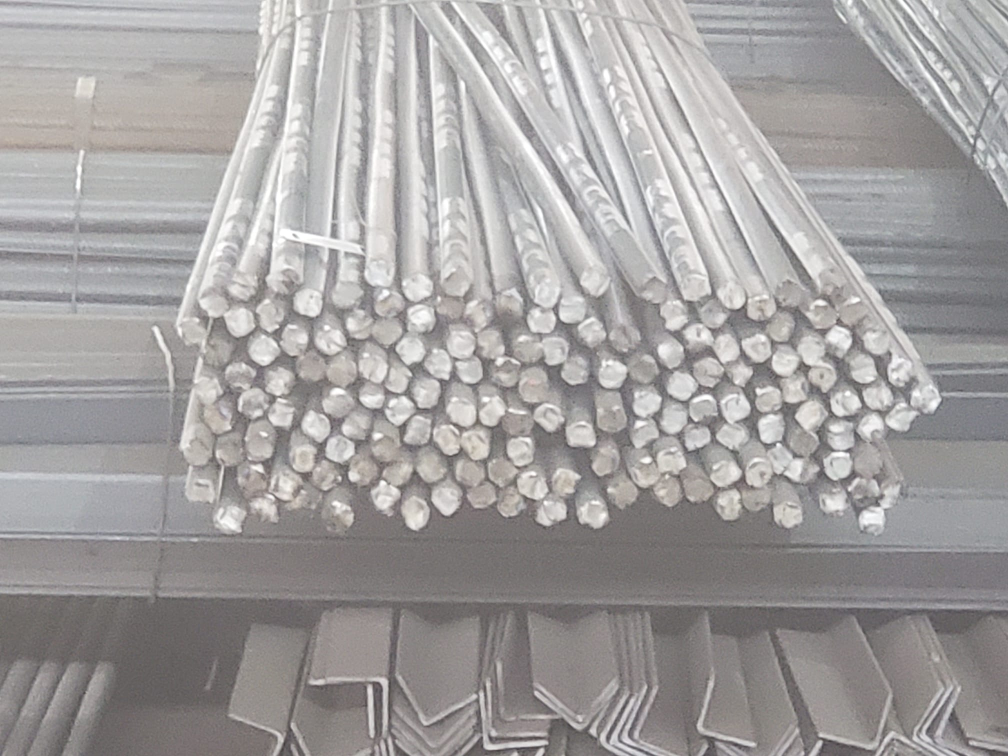
#> input picture data/1.jpeg, 2016 x 1512 px, found by its file name (shown at 1/2 size)
$ python template_matching.py
#> lines starting #> are read from the running program, lines starting #| are printed output that depends on the picture; after the words box and inside, x2 and y2 are one past the last pixel; in counts of white or black regions, pixels touching at a corner belong together
import cv2
import numpy as np
from imutils.object_detection import non_max_suppression

# Reading the template
temp = cv2.imread('1.jpeg')
#> temp is the input picture: shape (1512, 2016, 3); mean B, G, R 159.7, 159.9, 162.6

for i in range(1, 3, 1):
    print("i", i)
    #Reading the image
    img = cv2.imread('bloom_croped/' + str(i) + '.png')
    #For masking------------
    mask = np.zeros(img.shape[:2], dtype = "uint8")
    x = 700
    y = 386 #0;
    width = 490
    height = 310  #//img1.rows;
    #our rectangle...
    cv2.rectangle(mask, (x, y), (x + width, y + height), 255, -1)
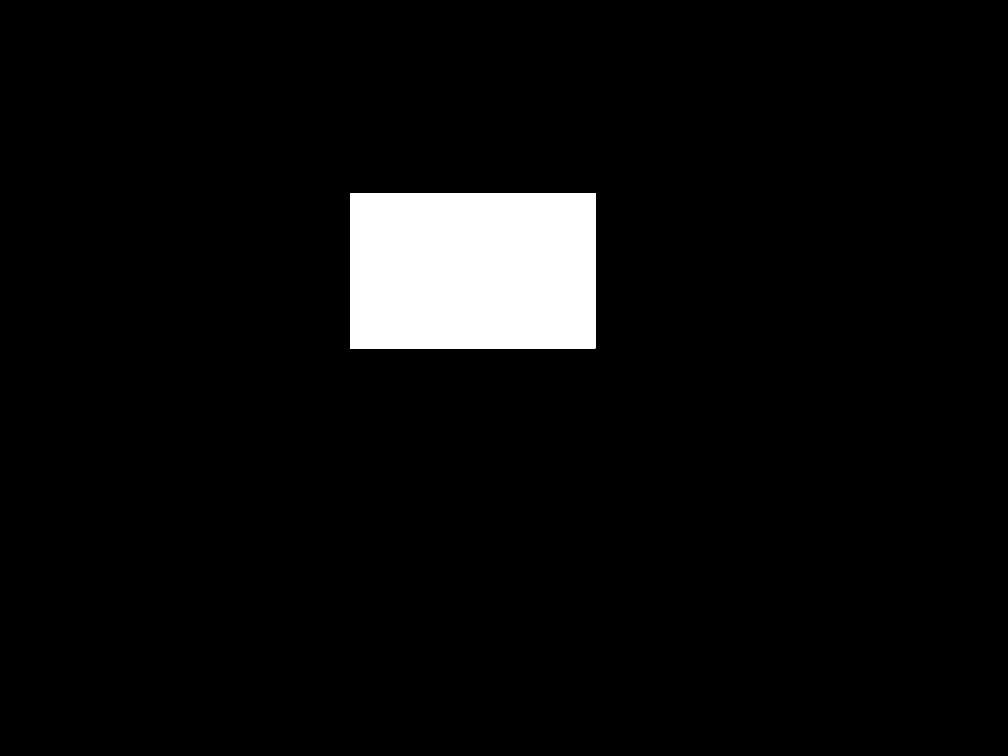
#> mask: shape (1512, 2016) (shown at 1/2 size); 5% white; 1 white region, box (x1, y1, x2, y2) and area: (700, 386, 1191, 697) 152701
    #masking is done here-----
    masked = cv2.bitwise_and(img, img, mask = mask)
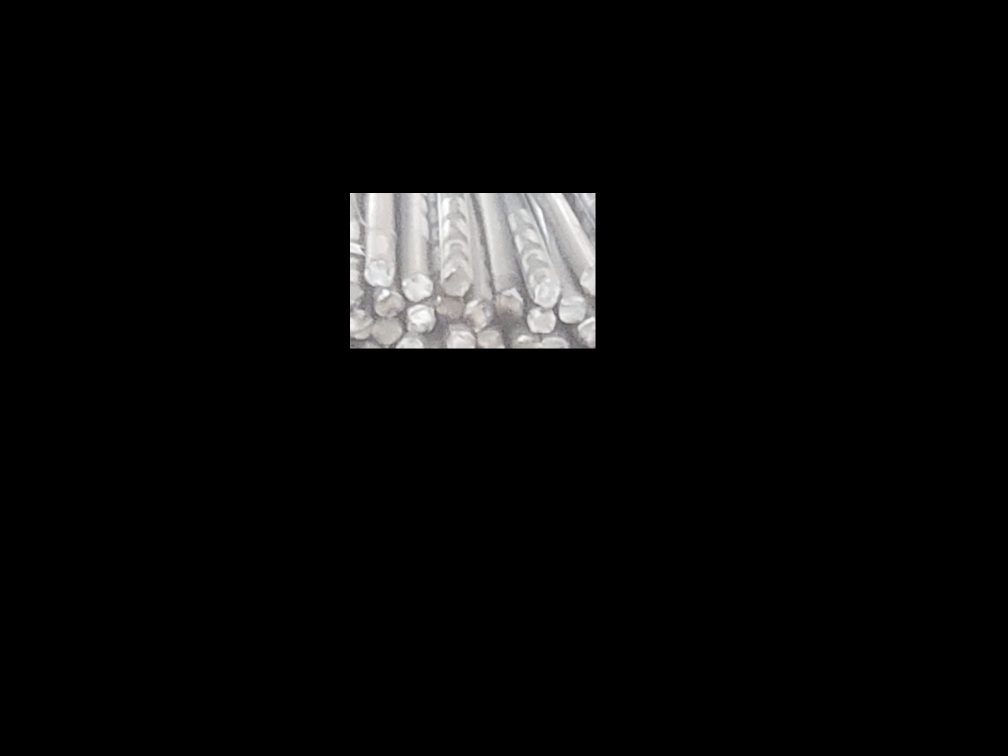
#> masked: shape (1512, 2016, 3) (shown at 1/2 size); mean B, G, R 9.3, 9.4, 9.5
    cv2.imshow("img_mask",masked)
    cv2.waitKey(0)
    img = masked.copy()
    #Masking ends here------------

    # save the image dimensions
    W, H = temp.shape[:2]
#> W = 1512; H = 2016

    # Define a minimum threshold
    thresh = 0.9

    # Converting them to grayscale
    img_gray = cv2.cvtColor(img,
                            cv2.COLOR_BGR2GRAY)
    temp_gray = cv2.cvtColor(temp,
                            cv2.COLOR_BGR2GRAY)

    # Passing the image to matchTemplate method
    match = cv2.matchTemplate(
        image=img_gray, templ=temp_gray,
    method=cv2.TM_CCOEFF_NORMED)
#> match = [0.197]

    # Select rectangles with
    # confidence greater than threshold
    (y_points, x_points) = np.where(match >= thresh)
#> y_points = empty array; x_points = empty array

    # initialize our list of rectangles
    boxes = list()

    # loop over the starting (x, y)-coordinates again
    for (x, y) in zip(x_points, y_points):

        # update our list of rectangles
        boxes.append((x, y, x + H, y + W))
#> this loop made 0 passes
#> after the loop, boxes = []

    # apply non-maxima suppression to the rectangles
    # this will create a single bounding box
    boxes = non_max_suppression(np.array(boxes))

    # loop over the final bounding boxes
    for (x1, y1, x2, y2) in boxes:

        # draw the bounding box on the image
        cv2.rectangle(img, (x1, y1), (x2, y2),
                    (255, 0, 0), 3)
#> (the run stopped early here; a loop or call above may not have finished)
